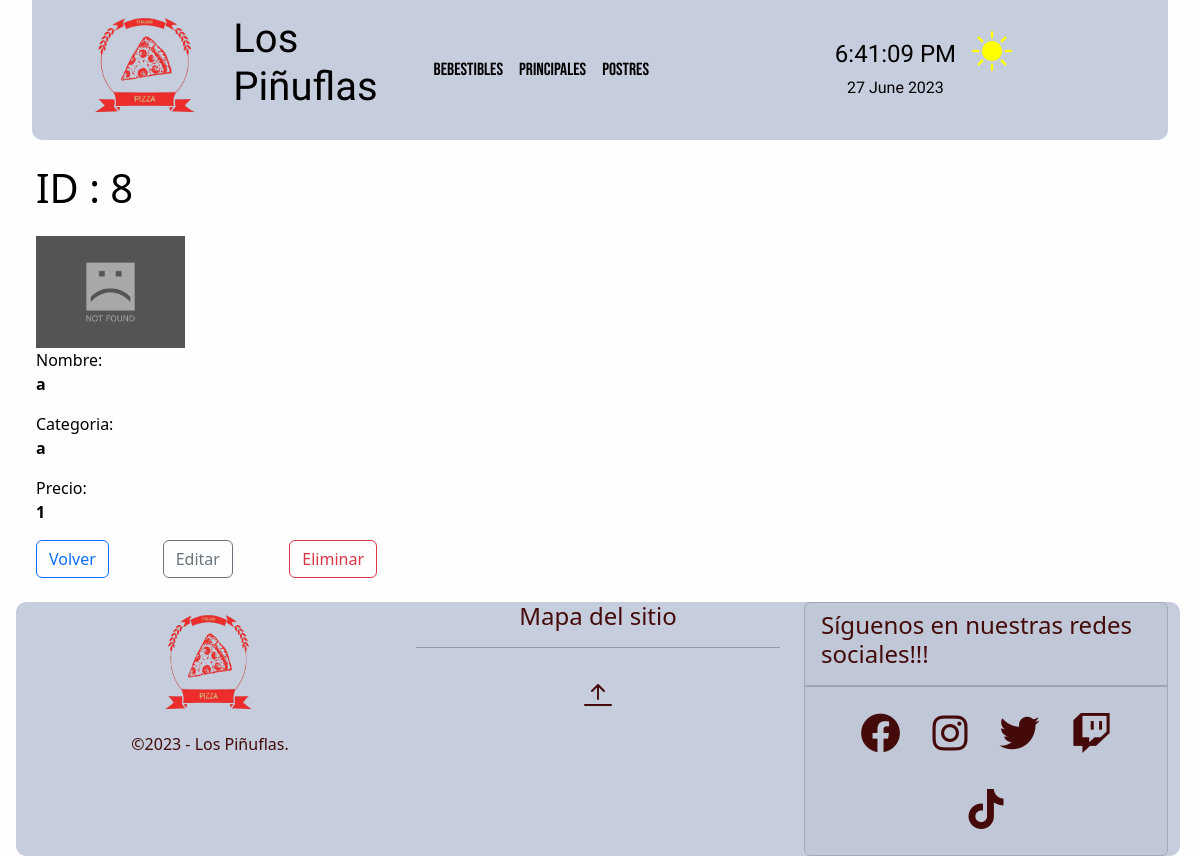
The app's page /crud/principales/detail/8, older data.
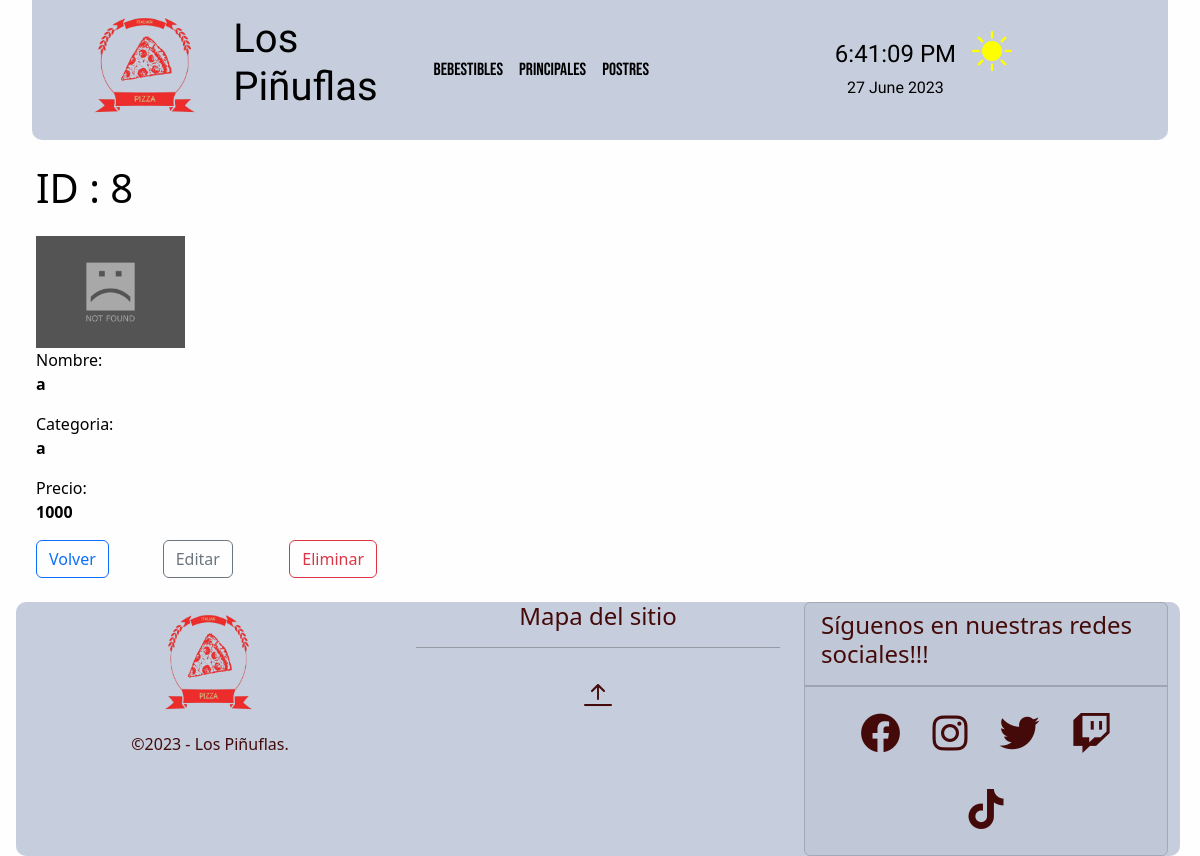
The same page, newer data.
### crud/models.py (models this page shows, shortened)
class Principal(models.Model):
    nombre=models.CharField(max_length=15)
    categoria=models.CharField(max_length=15)
    precio=models.IntegerField()
    image = models.ImageField(verbose_name='Imagen',upload_to='media/principal',null=True,blank=True)
    class Meta:
        verbose_name = 'principal'
        verbose_name_plural = 'principales'
        ordering = ['categoria','nombre']

### crud/views.py (the view)
# urls.py: path('principales/detail/<str:principal_id>', principal_detail, name="principal-detail"),
def principal_detail(request, principal_id):
    try:
        principal = Principal.objects.get(id=principal_id)
        if principal:
            context = {'principal':principal}
            return render(request,'crud/principal-detail.html',context)
        else:
            return redirect(reverse('principales') + '?lala')
    except:
        return redirect(reverse('principales') + '?FAIL')

### crud/templates/crud/principal-detail.html (shortened to what this page needs)
{% extends 'crud/base.html' %}
{% load static %}
{% block content %}
<div class="container m-4">
    <div class="row mb-3">
        <h1>ID : {{principal.id}}</h1>
    </div>
    <div class="col-md-4">
        {% if principal.image %}
        <img class="img-update" src="{{principal.image.url}}" alt="{{principal.nombre}}">
        {% else%}
        <img class="img-update" src="{% static 'crud/img/image_not_found.jpg' %}" alt="INF">
        {% endif %}
    </div>
    <div class="row">
        <div class="col-md-8">
            <ul class="list-unstyled">
                <li class="mb-2">Nombre: <p class="fw-bold">{{principal.nombre}}</p></li>
                <li class="mb-2">Categoria: <p class="fw-bold">{{principal.categoria}}</p></li>
                <li class="mb-2">Precio: <p class="fw-bold">{{principal.precio}}</p></li>
            </ul>
            <div class="row">
                <div class="col-2">
                    <a class="btn btn-outline-primary" href="{% url 'principales' %}">Volver</a>
                </div>
                <div class="col-2">
                    <a class="btn btn-outline-secondary" href="{% url 'principal-edit' principal_id=principal.id %}">Editar</a>
                </div>
                <div class="col-2">
                    <a class="btn btn-outline-danger" d
                    href="{% url 'principal-delete' principal_id=principal.id %}">
                    Eliminar
                </a>
                </div>
            </div>
        </div>
    </div>
</div>
{% endblock %}

Row changes from the older to the newer data that the page shows:
changed Principal id 8: precio "1" → "1000"
